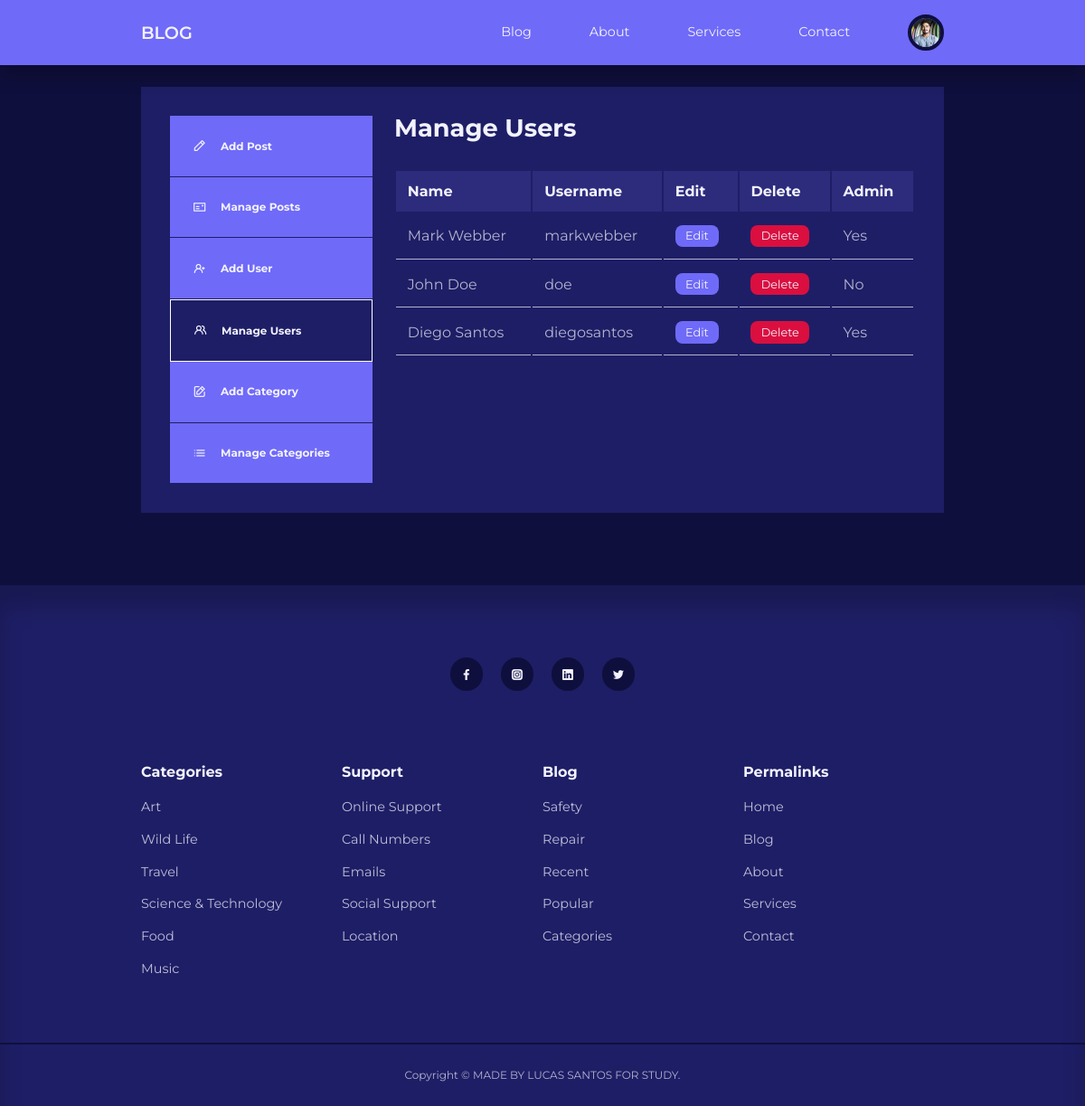
/admin/manage-users.php (signed in), run on the app's committed database.
### tables this page shows
CREATE TABLE `users` (
  `id` int(11) UNSIGNED NOT NULL,
  `firstname` varchar(50) NOT NULL,
  `lastname` varchar(50) NOT NULL,
  `username` varchar(50) NOT NULL,
  `email` varchar(100) NOT NULL,
  `password` varchar(255) NOT NULL,
  `avatar` varchar(255) NOT NULL,
  `is_admin` tinyint(1) NOT NULL
);

### admin/manage-users.php (the view, shortened to what this page needs)
<?php
include '../partials/header.php';
$current_admin_id = $_SESSION['user-id'];
$query = "SELECT * FROM users WHERE NOT id=$current_admin_id";
$users = mysqli_query($connection, $query);
?>
    <section class="dashboard">
        <div class="container dashboard__container">
            <aside>
                <ul>
                    <li>
                        <a href="add-post.php"><i class="uil uil-pen"></i>
                            <h5>Add Post</h5>
                        </a>
                    </li>
                    <li>
                        <a href="index.php"><i class="uil uil-postcard"></i>
                            <h5>Manage Posts</h5>
                        </a>
                    </li>
                    <?php if(isset($_SESSION['user_is_admin'])) : ?>
                    <li>
                        <a href="add-user.php"><i class="uil uil-user-plus"></i>
                            <h5>Add User</h5>
                        </a>
                    </li>
                    <li>
                        <a href="manage-user.php" class="active"><i class="uil uil-users-alt"></i>
                            <h5>Manage Users</h5>
                        </a>
                    </li>
                    <li>
                        <a href="add-category.php"><i class="uil uil-edit"></i>
                            <h5>Add Category</h5>
                        </a>
                    </li>
                    <li>
                        <a href="manage-categories.php"><i class="uil uil-list-ul"></i>
                            <h5>Manage Categories</h5>
                        </a>
                    </li>
                    <?php endif ?>
                </ul>
            </aside>
            <main>
                <h2>Manage Users</h2>
                <?php if(mysqli_num_rows($users) > 0) : ?>
                <table>
                    <thead>
                        <tr>
                            <th>Name</th>
                            <th>Username</th>
                            <th>Edit</th>
                            <th>Delete</th>
                            <th>Admin</th>
                        </tr>
                    </thead>
                    <tbody>
                        <?php while($user = mysqli_fetch_assoc($users)) : ?>
                        <tr>
                            <td><?= "{$user['firstname']} {$user['lastname']}" ?></td>
                            <td><?= $user['username'] ?></td>
                            <td><a href="<?= ROOT_URL ?>admin/edit-user.php?id=<?= $user['id'] ?>" class="btn sm">Edit</a></td>
                            <td><a href="<?= ROOT_URL ?>admin/delete-user.php?id=<?= $user['id'] ?>" class="btn sm danger">Delete</a></td>
                            <td><?= $user['is_admin'] ? 'Yes' : 'No'?></td>
                        </tr>
                        <?php endwhile ?>
                    </tbody>
                </table>
                <?php else : ?>
                    <div class="alert__message error"><?= "No users found" ?></div>
                <?php endif ?>
            </main>
        </div>
    </section>
<?php
include '../partials/footer.php'
?>

### partials/header.php (shortened to what this page needs)
<?php
require 'config/database.php';
if(isset($_SESSION['user-id'])) {
    $id = filter_var($_SESSION['user-id'], FILTER_SANITIZE_NUMBER_INT);
    $query = "SELECT avatar FROM users WHERE id=$id";
    $result = mysqli_query($connection, $query);
    $avatar = mysqli_fetch_assoc($result);
}
?>
<!DOCTYPE php>
<php lang="en">
<head>
    <link rel="stylesheet" href="<?= ROOT_URL ?>./css/style.css">
    <link rel="stylesheet" href="https://unicons.iconscout.com/release/v4.0.0/css/line.css">
</head>
<body>
    <nav>
        <div class="container nav__container">
            <a href="<?= ROOT_URL ?>index.php" class="nav__logo">BLOG</a>
            <ul class="nav__items">
                <li><a href="<?= ROOT_URL ?>blog.php">Blog</a></li>
                <li><a href="<?= ROOT_URL ?>about.php">About</a></li>
                <li><a href="<?= ROOT_URL ?>services.php">Services</a></li>
                <li><a href="<?= ROOT_URL ?>contact.php">Contact</a></li>
                <?php if(isset($_SESSION['user-id'])) : ?>
                    <li class="nav__profile">
                    <div class="avatar">
                        <img src="<?= ROOT_URL . 'images/' . $avatar['avatar'] ?>">
                    </div>
                </li>
                <?php else : ?>
                <li><a href="<?= ROOT_URL ?>signin.php">Sign In</a></li>
                <?php endif ?>
            </ul>
        </div>
    </nav>

### css/style.css (style rules this page uses)
* { margin: 0; padding: 0; outline: 0; border: 0; appearance: 0; list-style: none; text-decoration: none; box-sizing: border-box; }
body { font-family: 'Montserrat', sans-serif; line-height: 1.6; color: var(--color-gray-200); overflow-x: hidden; background: var(--color-bg); font-size: 0.9rem; }
.container { width: var(--container-width-lg); max-width: 1800px; margin-inline: auto; }
section { margin-top: 3rem; width: 100vw; }
h1, h2, h3, h4, h5 { color: var(--color-white); line-height: 1.3; }
h2 { font-size: 1.7rem; margin: 1rem 0; }
a { color: var(--color-white); transition: var(--transition); }
img { display: block; width: 100%; object-fit: cover; }
nav { background: var(--color-primary); width: 100vw; height: 4.5rem; position: fixed; top: 0; z-index: 10; box-shadow: 0 1rem 1rem rgba(0, 0, 0, 0.2); }
.nav__container { height: 100%; display: flex; align-items: center; justify-content: space-between; }
.avatar { width: 2.5rem; height: 2.5rem; border-radius: 50%; overflow: hidden; border: 0.3rem solid var(--color-bg); }
.nav__logo { font-weight: 600; font-size: 1.2rem; }
.nav__items { display: flex; align-items: center; gap: 4rem; }
.nav__profile { position: relative; cursor: pointer; }
.btn { display: inline-block; width: fit-content; padding: 0.6rem 1.2rem; background: var(--color-primary); border-radius: var(--card-border-radius-2); cursor: pointer; transition: var(--transition); color: var(--color-white); }
.btn.sm { padding: 0.3rem 0.7rem; font-size: 0.8rem; }
.btn.danger { background: var(--color-red); }
.dashboard { margin-top: 6rem; }
.dashboard__container { display: grid; grid-template-columns: 14rem auto; gap: 1; background: var(--color-gray-900); padding: 2rem; margin-bottom: 5rem; }
.dashboard aside a { background-color: var(--color-primary); display: flex; gap: 1rem; align-items: center; padding: 1.6rem; }
.dashboard aside:not(:last-child) a { border-bottom: 1px solid var(--color-gray-900); }
.dashboard aside a.active { background: var(--color-gray-900); border: 1px solid white; }
.dashboard main { margin-left: 1.5rem; }
.dashboard main h2 { margin: 0 0 2rem 0; line-height: 1; }
.dashboard main table { width: 100%; text-align: left; }
.dashboard main table th { background: var(--color-gray-700); padding: 0.8rem; color: var(--color-white); }
.dashboard main table td { padding: 0.8rem; border-bottom: 1px solid var(--color-gray-200); }

### data on the page
users: avatar (picture)
users: firstname "Mark", lastname "Webber", username "markwebber", is_admin "Yes"
users: firstname "John", lastname "Doe", username "doe", is_admin "No"
users: firstname "Diego", lastname "Santos", username "diegosantos", is_admin "Yes"
